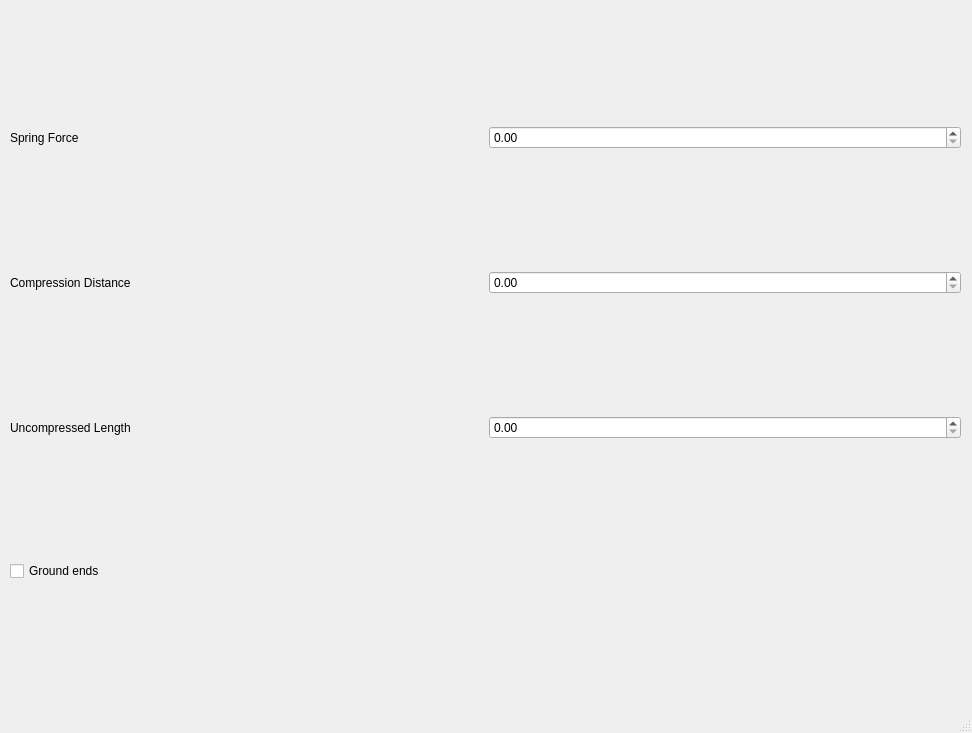
<?xml version="1.0" encoding="UTF-8"?>
<ui version="4.0">
 <class>MainWindow</class>
 <widget class="QMainWindow" name="MainWindow">
  <property name="geometry">
   <rect>
    <x>0</x>
    <y>0</y>
    <width>972</width>
    <height>733</height>
   </rect>
  </property>
  <property name="windowTitle">
   <string>Spring Configurator</string>
  </property>
  <widget class="QWidget" name="centralwidget">
   <widget class="QWidget" name="gridLayoutWidget">
    <property name="geometry">
     <rect>
      <x>10</x>
      <y>10</y>
      <width>951</width>
      <height>691</height>
     </rect>
    </property>
    <layout class="QGridLayout" name="gridLayout">
     <item row="3" column="0">
      <widget class="QCheckBox" name="checkBox">
       <property name="text">
        <string>Ground ends</string>
       </property>
      </widget>
     </item>
     <item row="0" column="0">
      <widget class="QLabel" name="label_Fmax">
       <property name="text">
        <string>Spring Force</string>
       </property>
      </widget>
     </item>
     <item row="1" column="1">
      <widget class="QDoubleSpinBox" name="sb_Ymax_2"/>
     </item>
     <item row="1" column="0">
      <widget class="QLabel" name="label_Ymax">
       <property name="text">
        <string>Compression Distance</string>
       </property>
      </widget>
     </item>
     <item row="2" column="1">
      <widget class="QDoubleSpinBox" name="sb_L0"/>
     </item>
     <item row="2" column="0">
      <widget class="QLabel" name="label_L0">
       <property name="text">
        <string>Uncompressed Length</string>
       </property>
      </widget>
     </item>
     <item row="0" column="1">
      <widget class="QDoubleSpinBox" name="sb_Ymax"/>
     </item>
    </layout>
   </widget>
  </widget>
  <widget class="QStatusBar" name="statusbar"/>
 </widget>
 <resources/>
 <connections/>
</ui>
